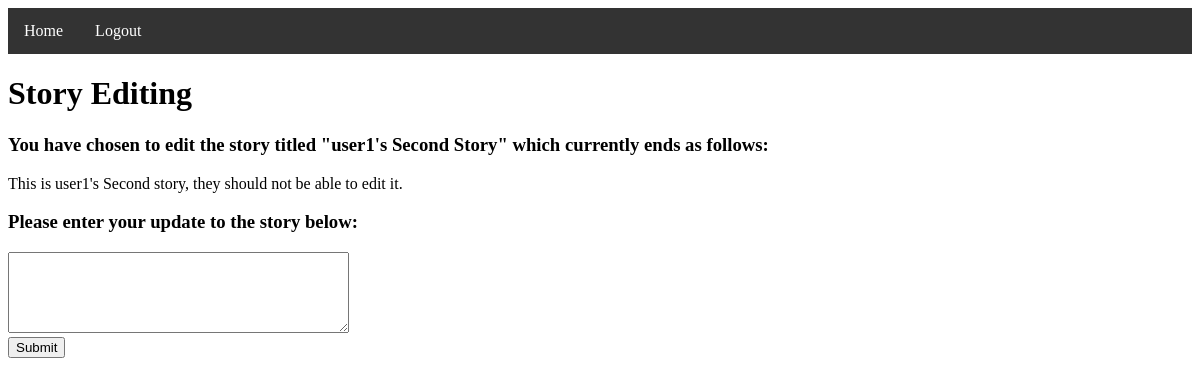
The page /3/edit (signed in) on the database as committed earlier.
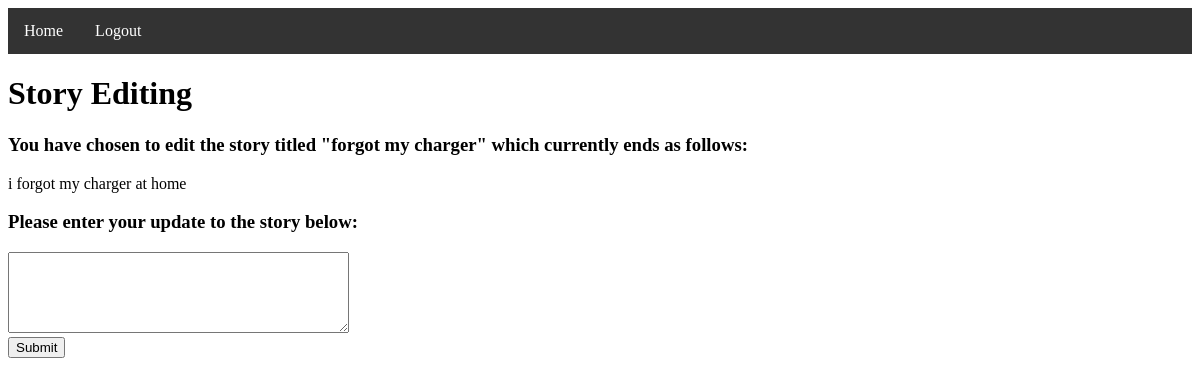
The same page on the database as committed later.
### tables this page shows
CREATE TABLE Stories (ID INTEGER PRIMARY KEY AUTOINCREMENT, Title TEXT, FullStory TEXT, Latest_Update TEXT);

### __init__.py (the view, shortened to what this page needs)
@app.route('/<int:story_id>/edit', methods=['GET', 'POST'])
def edit_story(story_id):
    method = request.method
    if method == "GET":
        if logged_in():
            username = session['username']
            if db_builder.has_contributed(story_id, username):
                return redirect(url_for('view_story', story_id=story_id))
            else:
                title, story, latest_update = db_builder.get_story(story_id)
                return render_template('edit.html', story_id=story_id, title=title, latest=latest_update)
        else:
            return redirect(url_for('landing'))

### __init__.py (called while the page is built)
def logged_in():
    return session.get('username') is not None

### db_builder.py (called while the page is built)
def get_viewable_stories(username):
    db = sqlite3.connect(DB_FILE) #open if file exists, otherwise create
    c = db.cursor()               #facilitate db ops -- you will use cursor to trigger db events
    user_id = get_id(username)
    c.execute("SELECT StoryID FROM Contributions WHERE UserID=?", [user_id])
    story_id_list = [entry[0] for entry in c.fetchall()]
    story_id_set = set(story_id_list)
    story_list = []
    for story_id in story_id_set:
        story_list.append((story_id, get_story_title_by_id(story_id)))
    db.commit() #save changes
    db.close()  #close database
    return story_list

def has_contributed(story_id, username):
    contributions = get_viewable_stories(username)
    if story_id in [entry[0] for entry in contributions]:
        return True
    else:
        return False

def get_story_title_by_id(story_id):
    db = sqlite3.connect(DB_FILE)  # open if file exists, otherwise create
    c = db.cursor()
    c.execute("SELECT Title FROM Stories WHERE ID=?", [story_id])
    title = c.fetchone()[0]
    db.commit()
    db.close()
    return title

### templates/edit.html (shortened to what this page needs)
<!DOCTYPE html>
<html lang="en">
<head>
    <ul class="nav">
        <li class="nav"><a class="nav" href="/">Home</a></li>
        <li class="nav"><a class="nav" href="/logout">Logout</a></li>
    </ul>
</head>
<body>
    <h1>Story Editing</h1>
    <h3>You have chosen to edit the story titled "{{title}}" which currently ends as follows:</h3>
    <p>
        {{ latest }}
    </p>
    <h3>Please enter your update to the story below:</h3>
    <form action="/{{ story_id }}/edit" method="POST">
        <textarea name="contribution" cols="40" rows="5"></textarea>
        <br>
        <input type="submit" name="sub1">
    </form>
</body>
</html>

Rows that differ between the two databases and show on the page:
changed Stories: Title "user1's Second Story" → "forgot my charger"; Latest_Update "This is user1's Second story, they should not be able to edit it." → "i forgot my charger at home"
